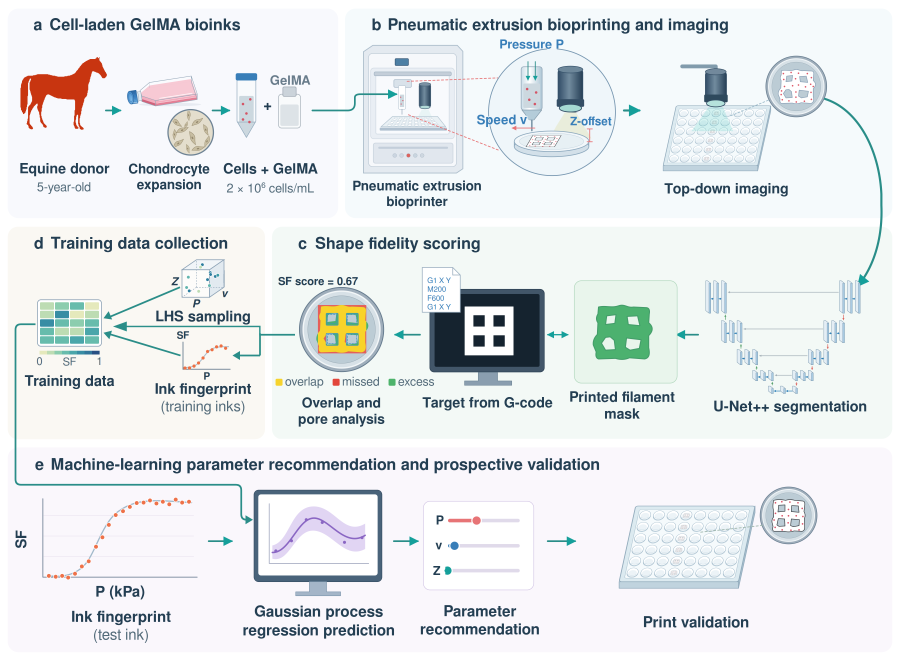
#> input picture Fig_overview_v2.png, 3600 x 2650 px (shown at 1/4 size)
$ python -i draw_target_geometry.py   (imports and definitions only)   (older library calls are emulated)
#> lines starting #> are read from the running program, lines starting #| are printed output that depends on the picture; after the words box and inside, x2 and y2 are one past the last pixel; in counts of white or black regions, pixels touching at a corner belong together
"""
draw_target_geometry.py
-----------------------
Overlay the target G-code geometry on printed scaffold images and compute IoU.

Why the target used to land in a weird place
--------------------------------------------
The printer deposits the scaffold at the TRUE centre of each well (it follows
the printer protocol / plate definition). Imaging is a separate, retrospective
step: the print head moves to a *roughly* estimated position just to frame the
whole well, so the well appears at a slightly different pixel position in every
image. The well centre in the image is therefore the correct anchor for the
target geometry, but it must be found reliably.

The previous detector failed because:
  1. cv2.HoughCircles was run once with fixed parameters and the candidate with
     the LARGEST radius was kept. On a shiny well bottom, specular highlights
     and the plate shadow can produce a large spurious circle.
  2. The sanity gate was `|cx - w/2| < 0.35*w`, i.e. +/-448 px on a 1280 px
     image. A centre ~445 px away from the image centre still passed, which is
     exactly the failure seen in the bad overlays.
  3. On failure it silently returned the image centre, and `well_src` was
     printed as 'JSON' even when the JSON contained no well shape.

What this version does instead
-------------------------------
  * Canny edges + a gradient-direction voting accumulator (own implementation,
    so the behaviour is inspectable) generates centre candidates.
  * Every candidate is scored by ANGULAR COVERAGE: the fraction of 360 angular
    bins that contain an edge pixel at radius ~r whose gradient points radially.
    A real well rim covers many bins; a specular blob covers a few. This works
    on partially visible rims (the arc only needs to cover part of the circle).
  * The best candidate is refined by an algebraic least-squares circle fit on
    its inlier edge points (sub-pixel centre).
  * TWO-PASS, plate-wide consensus:
        Pass A - detect on every image with a loose radius range, take the
                 median radius of the confident detections. The well rim shows
                 several concentric rings; locking the radius makes every image
                 latch onto the SAME ring. (Concentric rings share a centre, so
                 this does not bias the centre, it only stabilises the score.)
        Pass B - re-detect with the radius locked, then reject any detection
                 that is low-confidence or too far from the plate-wide median
                 centre, and substitute the median centre for those.
  * Every centre is written to `well_centres.csv`. Re-running with
    `--centres_csv <file>` uses those values verbatim, so a well that still
    looks wrong can be corrected by hand once and stays corrected.
  * `--debug_dir` writes a picture of the detected circle + chosen centre per
    image so failures are visible instead of silent.

Anchor correction
-----------------
GLOBAL_OFFSET_MM + ROW_STEP/COL_STEP are added to the detected well centre.
All three are ZERO. The old ROW_STEP (-0.15, 0.0) / COL_STEP (0.0, 0.10) were
hand-tuned against the broken detector; with the detector fixed they inject
error. Measured on well 1_3 (col=1, row=3), ROW_STEP contributed exactly
-0.45 mm in x, which was the entire x-misalignment there. Zeroing it raised
that well's IoU from 0.454 to 0.540. Use --no_drift to ignore them entirely.

No annotation is required
-------------------------
Nothing here needs a labelme JSON. Well detection is fully automatic from the
image. If a `{stem}.json` sits next to the image AND contains a shape labelled
'well' it is used as ground truth; otherwise it is ignored. JSONs holding only
'strands' and 'pores' never trigger that path.

The script DOES need the predicted strand mask as `{stem}-mask.png`
(0 = background, non-zero = strand), since IoU needs something to compare the
target against. In deployment that comes from the segmentation model, not from
an annotation. Point --mask_dir at wherever the model writes it.

With a single image there is no plate to build consensus from, so the rim
radius is not locked and a failed detection falls back to the image centre
rather than the plate centre. Batch a whole plate when you can.

Usage
-----
    python draw_target_geometry.py <img_dir>
        [--mask_dir <dir>]         folder with *-mask.png (default: img_dir)
        [--output_dir <dir>]       where to save overlays  (default: img_dir)
        [--strand_width_mm <f>]    strand width in mm       (default: 0.41)
        [--strand_gap_mm <f>]      centre-to-centre spacing (default: 2.5)
        [--alpha <f>]              overlay opacity 0-1      (default: 0.5)
        [--iou_threshold <f>]      flag results above this IoU with a star
        [--no_drift]               ignore the anchor corrections entirely
        [--centres_csv <file>]     use these well centres verbatim (overrides
                                   detection); written automatically otherwise
        [--debug_dir <dir>]        save detection debug images
        [--min_score <f>]          min angular coverage to trust a detection
        [--radius_tol <f>]         allowed rim-radius deviation from plate median
        [--centre_tol_mm <f>]      floor of the adaptive outlier gate
        [--search_frac <f>]        centre search half-window as frac of image
        [--no_consensus]           per-image detection only, no plate median

Output
------
    <output_dir>/
        {stem}-target-overlay.png   coloured red/green/yellow overlay
        {stem}-target-mask.png      exact binary target geometry mask (0/255)
        well_centres.csv            stem,cx,cy,r,score,source
    <debug_dir>/
        {stem}-welldet.png          detected circle + centre drawn on image
"""

import argparse
import csv
import re
import sys
from pathlib import Path

import numpy as np
from PIL import Image, ImageDraw
import json

try:
    import cv2
except ImportError:  # pragma: no cover
    cv2 = None


# -- geometry constants -------------------------------------------------------
PX_PER_MM               = 67.0
DEFAULT_STRAND_WIDTH_MM = 0.41    # 22G nozzle inner diameter
DEFAULT_STRAND_GAP_MM   = 2.5     # centre-to-centre between adjacent strands
N_STRANDS               = 3       # 3 H-strands + 3 V-strands


# -- anchor corrections (mm) --------------------------------------------------
# All three are ZERO. GLOBAL_OFFSET_MM shifts every well equally; ROW_STEP and
# COL_STEP model drift along print order (stem `col_row`, col 1-8, row 0-5).
#
# The old ROW_STEP (-0.15, 0.0) / COL_STEP (0.0, 0.10) were hand-tuned against
# the broken detector. With the detector fixed they inject error: on well 1_3
# (col=1, row=3) ROW_STEP contributed exactly -0.45 mm in x, which was the
# entire x-misalignment there. Zeroing it raised that well's IoU 0.454 -> 0.540.
# If you ever set these again, verify against measured data, not by eye.
## R-GEN 200, GelMA

# GLOBAL_OFFSET_MM = (0.40, -0.40)   # (dx_mm, dy_mm) applied to every well
# ROW_STEP         = (-0.15, 0.0)   # (dx_mm, dy_mm) per row increment
# COL_STEP         = (0.0, 0.10)   # (dx_mm, dy_mm) per column increment


GLOBAL_OFFSET_MM = (0.60, 0.10)   # (dx_mm, dy_mm) applied to every well
ROW_STEP         = (-0.20, 0.0)   # (dx_mm, dy_mm) per row increment
COL_STEP         = (0.0, 0.10)   # (dx_mm, dy_mm) per column increment

## R-GEN 100, Pluronic
# GLOBAL_OFFSET_MM = (0.0, 0.0)   # (dx_mm, dy_mm) applied to every well
# ROW_STEP = (-0.15, 0.0)   # (dx_mm, dy_mm) per row increment
# COL_STEP = (0.0, 0.10)    # (dx_mm, dy_mm) per column increment

# -- detection defaults -------------------------------------------------------
DEFAULT_MIN_SCORE      = 0.30   # fraction of the 360 angular bins supported
DEFAULT_RADIUS_TOL     = 0.10   # allowed |r - r_median| / r_median
DEFAULT_CENTRE_TOL_MM  = 2.00   # FLOOR of the adaptive distance gate (see below)
DEFAULT_CENTRE_TOL_K   = 3.0    # gate = max(floor, K * median distance to median)
DEFAULT_SEARCH_FRAC    = 0.22   # centre must lie within +/-frac * (w, h)
RADIUS_FRAC_MIN        = 0.28   # of min(h, w)
RADIUS_FRAC_MAX        = 0.85   # of min(h, w)
WORK_MAX_DIM           = 640    # detection is done on a downscaled copy
ANGULAR_BINS           = 360
RADIAL_BAND_PX         = 3.0    # inlier band around the candidate radius (work scale)
GRAD_RADIAL_MIN        = 0.80   # |cos(angle between gradient and radius)|


# =============================================================================
# filename parsing / drift
# =============================================================================
# [51 lines left out: functions parse_col_row, get_drift_offset, read_well_centre_from_json, not called in this run]


# =============================================================================
# circle fitting / scoring primitives
# =============================================================================
def fit_circle_ls(xs, ys):
    """
    Algebraic (Kasa) least-squares circle fit.
    Returns (cx, cy, r) or None if degenerate.
    """
    xs = np.asarray(xs, dtype=float)
    ys = np.asarray(ys, dtype=float)
    if xs.size < 3:
        return None
    A = np.column_stack([xs, ys, np.ones_like(xs)])
    b = xs ** 2 + ys ** 2
    try:
        sol, *_ = np.linalg.lstsq(A, b, rcond=None)
    except np.linalg.LinAlgError:
        return None
    cx = sol[0] / 2.0
    cy = sol[1] / 2.0
    val = sol[2] + cx ** 2 + cy ** 2
    if not np.isfinite(val) or val <= 0:
        return None
    return float(cx), float(cy), float(np.sqrt(val))


def angular_coverage(ex, ey, gux, guy, cx, cy, r,
                     band=RADIAL_BAND_PX,
                     n_bins=ANGULAR_BINS,
                     grad_min=GRAD_RADIAL_MIN):
    """
    Score a candidate circle by the fraction of angular bins that contain an
    edge pixel lying within `band` of radius r AND whose gradient is radial.

    ex, ey     : edge pixel coordinates (arrays)
    gux, guy   : unit gradient vector at each edge pixel
    Returns (score, inlier_boolean_mask).

    Rationale: a real rim is an arc, so it lights up a contiguous run of bins
    even when partly out of frame. A specular highlight or a shadow blob lights
    up only a few bins, so it scores low no matter how large its radius is.
    """
    dx = ex - cx
    dy = ey - cy
    rho = np.hypot(dx, dy)
    near = np.abs(rho - r) <= band
    if not np.any(near):
        return 0.0, near

    # gradient must point along the radius (either inward or outward)
    inv = np.zeros_like(rho)
    np.divide(1.0, rho, out=inv, where=rho > 1e-6)
    radial = np.abs(dx * inv * gux + dy * inv * guy)
    inl = near & (radial >= grad_min)
    if not np.any(inl):
        return 0.0, inl

    theta = np.arctan2(dy[inl], dx[inl])
    bins = ((theta + np.pi) / (2 * np.pi) * n_bins).astype(np.int32) % n_bins
    return float(np.unique(bins).size) / n_bins, inl


def _vote_centres(ex, ey, gux, guy, radii, shape, max_pts=15000, rng=None):
    """
    Gradient-direction Hough accumulator for circle centres.
    Each edge pixel votes for `p - r*n` and `p + r*n` for every candidate r.
    Returns a float32 accumulator of the given shape.
    """
    h, w = shape
    n = ex.size
    if n > max_pts:
        rng = rng or np.random.default_rng(0)
        idx = rng.choice(n, size=max_pts, replace=False)
        ex, ey, gux, guy = ex[idx], ey[idx], gux[idx], guy[idx]

    acc = np.zeros((h, w), dtype=np.float32)
    for r in radii:
        for sgn in (-1.0, 1.0):
            cxs = np.rint(ex + sgn * r * gux).astype(np.int32)
            cys = np.rint(ey + sgn * r * guy).astype(np.int32)
            ok = (cxs >= 0) & (cxs < w) & (cys >= 0) & (cys < h)
            if np.any(ok):
                np.add.at(acc, (cys[ok], cxs[ok]), 1.0)
    return acc


def _peak_candidates(acc, k=12, min_sep=8):
    """Top-k local maxima of the accumulator, separated by `min_sep` px."""
    sm = cv2.GaussianBlur(acc, (0, 0), 3.0)
    h, w = sm.shape
    flat = np.argsort(sm.ravel())[::-1]
    picks = []
    for f in flat:
        if len(picks) >= k:
            break
        y, x = divmod(int(f), w)
        if all((x - px) ** 2 + (y - py) ** 2 >= min_sep ** 2 for px, py in picks):
            picks.append((x, y))
    return picks


# =============================================================================
# well detection
# =============================================================================
def detect_well_circle(img_rgb,
                       r_lock=None,
                       search_frac=DEFAULT_SEARCH_FRAC,
                       r_frac_min=RADIUS_FRAC_MIN,
                       r_frac_max=RADIUS_FRAC_MAX):
    """
    Detect the well rim.

    r_lock : if given (full-resolution px), restrict the search to
             [0.90*r_lock, 1.10*r_lock]. Used in pass B so that every image
             latches onto the same concentric ring.

    Returns dict(cx, cy, r, score, method) in FULL-RESOLUTION pixels.
    score is the angular coverage in [0, 1]; 0.0 means detection failed.
    """
#> called with search_frac = 0.22, r_frac_min = 0.28, r_frac_max = 0.85
    h, w = img_rgb.shape[:2]
#> h = 2650; w = 3600
    fail = dict(cx=w / 2.0, cy=h / 2.0, r=float('nan'), score=0.0, method='failed')
    if cv2 is None:
        return fail

    scale = min(1.0, WORK_MAX_DIM / float(max(h, w)))
#> scale = 0.178
    sw, sh = int(round(w * scale)), int(round(h * scale))
#> sw = 640; sh = 471
    small = cv2.resize(img_rgb, (sw, sh), interpolation=cv2.INTER_AREA)
    gray = cv2.cvtColor(small, cv2.COLOR_RGB2GRAY)
    gray = cv2.GaussianBlur(gray, (0, 0), 1.6)
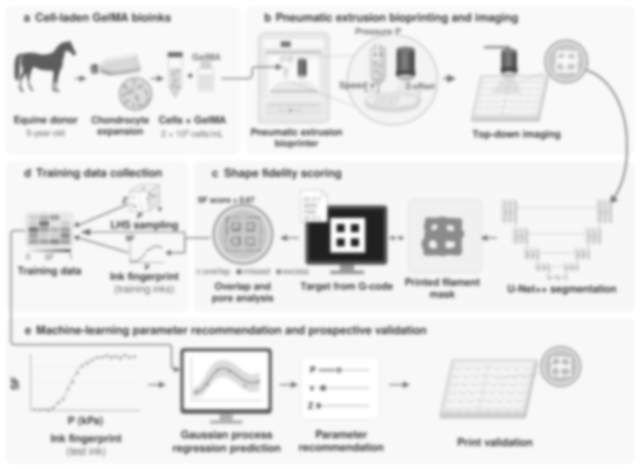
#> gray: shape (471, 640); min 32, max 255, mean 233.8

    # Canny thresholds from the image statistics so exposure changes are handled
    med = float(np.median(gray))
#> med = 247
    lo = int(max(10, 0.66 * med))
#> lo = 163
    hi = int(min(255, 1.33 * med))
#> hi = 255
    edges = cv2.Canny(gray, lo, hi, L2gradient=True)
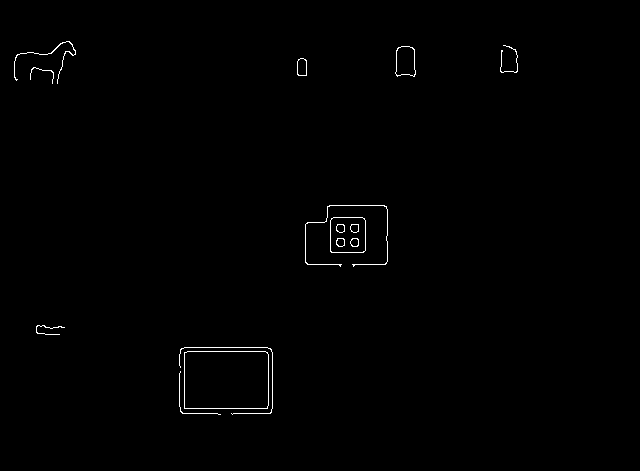
#> edges: shape (471, 640); 0.53% white in thin lines or dots, all inside (x1, y1, x2, y2) = (14, 41, 518, 415)

    gx = cv2.Sobel(gray, cv2.CV_32F, 1, 0, ksize=3)
    gy = cv2.Sobel(gray, cv2.CV_32F, 0, 1, ksize=3)
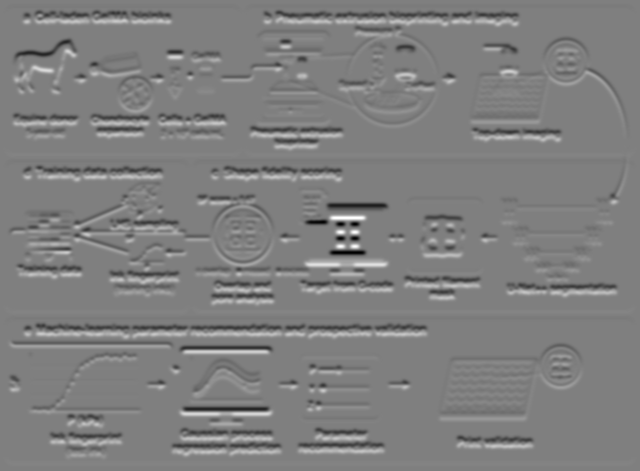
#> gy: shape (471, 640) float32; min -404, max 404, mean 0; drawn with min black and max white
    mag = np.hypot(gx, gy)
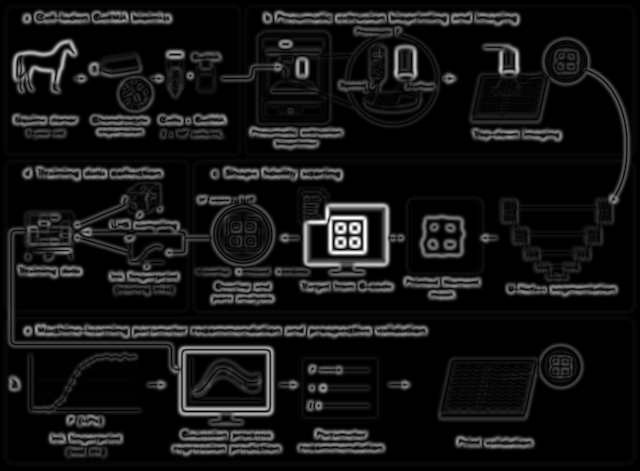
#> mag: shape (471, 640) float32; min 0, max 404, mean 32.3; drawn with min black and max white

    ey, ex = np.nonzero(edges)
#> ey = 1600 values from 41 to 414; ex = 1600 values, max 517 at index 167, min 14 at index 210, mean 262.3
    if ex.size < 200:
        return fail
    m = mag[ey, ex]
#> m = 1600 values, max 404 at index 518, min 164.1 at index 990, mean 282.6
    keep = m > 1e-6
    ex, ey, m = ex[keep].astype(np.float32), ey[keep].astype(np.float32), m[keep]
    gux = gx[ey.astype(int), ex.astype(int)] / m
#> gux = 1600 values, max 1 at index 171, min -1 at index 164, mean -0.00382
    guy = gy[ey.astype(int), ex.astype(int)] / m
#> guy = 1600 values, max 1 at index 519, min -1 at index 99, mean -0.0282

    min_dim_s = min(sh, sw)
#> min_dim_s = 471
    if r_lock is not None and np.isfinite(r_lock):
        rl = r_lock * scale
        r_min_s, r_max_s = 0.90 * rl, 1.10 * rl
    else:
        r_min_s = r_frac_min * min_dim_s
#> r_min_s = 131.9
        r_max_s = r_frac_max * min_dim_s
#> r_max_s = 400.3
    r_min_s = max(8.0, r_min_s)
    r_max_s = max(r_min_s + 4.0, r_max_s)

    step = max(2.0, (r_max_s - r_min_s) / 24.0)
#> step = 11.19
    radii = np.arange(r_min_s, r_max_s + 1e-6, step)
#> radii = 25 values from 131.9 to 400.4

    acc = _vote_centres(ex, ey, gux, guy, radii, (sh, sw))
#> after the loop in _vote_centres, `for r in radii:`:
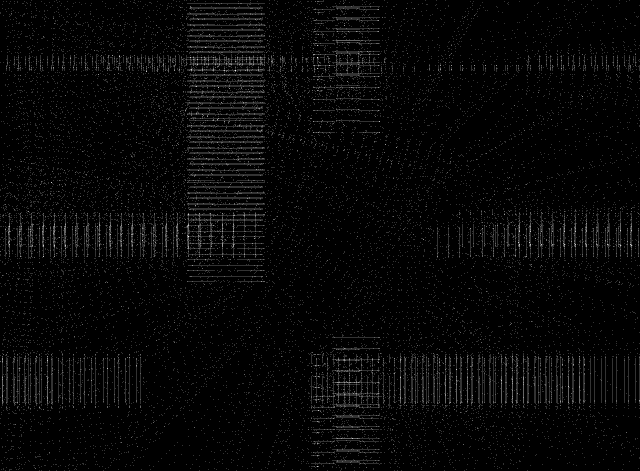
#> acc: shape (471, 640) float32; min 0, max 5, mean 0.136; drawn with min black and max white

    # hard gate: the well must be roughly framed, so its centre cannot be far
    # from the image centre. This is what the old 0.35*w gate was too loose for.
    cx0, cy0 = sw / 2.0, sh / 2.0
#> cx0 = 320; cy0 = 235.5
    win_x, win_y = search_frac * sw, search_frac * sh
#> win_x = 140.8
    yy, xx = np.mgrid[0:sh, 0:sw]
    acc[(np.abs(xx - cx0) > win_x) | (np.abs(yy - cy0) > win_y)] = 0.0
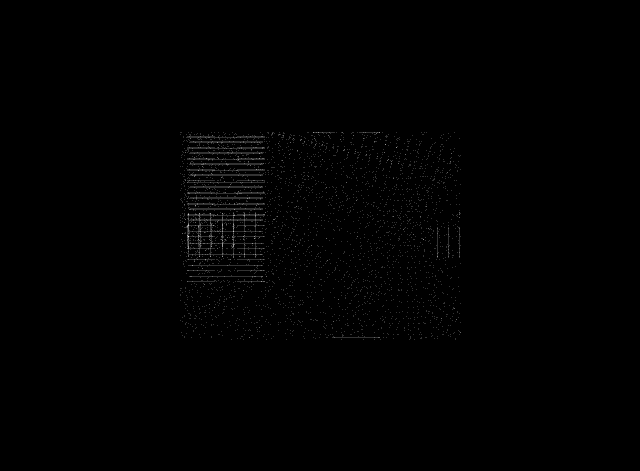
#> acc: shape (471, 640) float32; 9.77% of pixels changed, all inside (x1, y1, x2, y2) = (0, 0, 640, 471); drawn with min black and max white

    best = None
    for (px, py) in _peak_candidates(acc, k=12, min_sep=max(6, int(0.02 * min_dim_s))):
        # refine radius for this candidate by scanning the allowed range
#> in _peak_candidates, `sm = cv2.GaussianBlur(acc, (0, 0), 3.0)`:
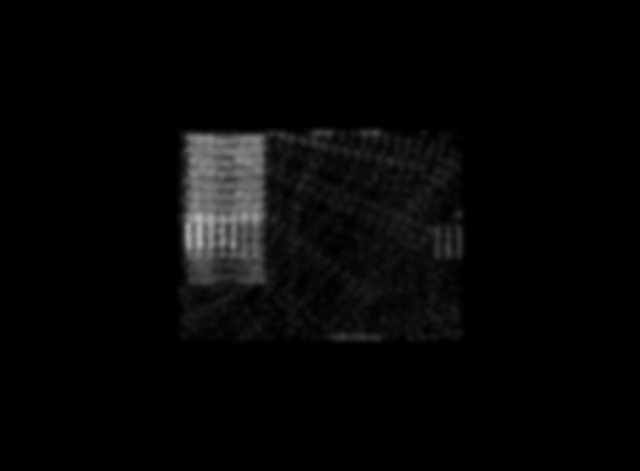
#> sm: shape (471, 640) float32; min 0, max 0.709, mean 0.0248
#> in _peak_candidates, `h, w = sm.shape`: h = 471; w = 640
        rho = np.hypot(ex - px, ey - py)
        sel = (rho >= r_min_s - 4) & (rho <= r_max_s + 4)
        if sel.sum() < 60:
            continue
        hist, edges_r = np.histogram(rho[sel],
                                     bins=max(8, int((r_max_s - r_min_s) / 2)),
                                     range=(r_min_s, r_max_s))
        for bi in np.argsort(hist)[::-1][:4]:
            r_try = 0.5 * (edges_r[bi] + edges_r[bi + 1])
            score, inl = angular_coverage(ex, ey, gux, guy, px, py, r_try)
            if score <= 0:
                continue
            # sub-pixel refinement on the inliers, then re-score
            fit = fit_circle_ls(ex[inl], ey[inl])
            if fit is not None:
                fcx, fcy, fr = fit
                if (abs(fcx - cx0) <= win_x and abs(fcy - cy0) <= win_y
                        and r_min_s * 0.85 <= fr <= r_max_s * 1.15):
                    s2, _ = angular_coverage(ex, ey, gux, guy, fcx, fcy, fr)
                    if s2 >= score:
                        px_f, py_f, r_f, score = fcx, fcy, fr, s2
                    else:
                        px_f, py_f, r_f = float(px), float(py), r_try
                else:
                    px_f, py_f, r_f = float(px), float(py), r_try
            else:
                px_f, py_f, r_f = float(px), float(py), r_try

            if best is None or score > best['score']:
                best = dict(cx=px_f, cy=py_f, r=r_f, score=score)
#> this loop made 12 passes
#> (sol in fit_circle_ls, cx in fit_circle_ls, cy in fit_circle_ls, val in fit_circle_ls) on passes 1 to 11: ([396.8, 437.2, -51244.5], 198.4, 218.6, 35919.2), ([391.4, 469.7, -67041.6], 195.7, 234.9, 26404), ([398.9, 470, -67535], 199.5, 235, 27477.1), ([512.3, 469.2, -115095.1], 256.1, 234.6, 5542.1), ([383.7, 470.1, -62007.4], 191.9, 235, 30043.8), ([746, 458, -191224.4], 373, 229, 359.9), ([495.1, 440.8, -90346.2], 247.6, 220.4, 19525.8), ([376.7, 492.1, -69239.3], 188.3, 246.1, 26777.1), ([489, 261.9, 0.642], 244.5, 131, 76930.1), ([444, 288.1, 0.706], 222, 144.1, 70038.1), ([417, 458.6, -64063.4], 208.5, 229.3, 31981)
#> after the loop, best = {'cx': 233, 'cy': 218, 'r': 134.9, 'score': 0.144}

    if best is None:
        return fail

    inv = 1.0 / scale
#> inv = 5.62
    return dict(cx=best['cx'] * inv, cy=best['cy'] * inv, r=best['r'] * inv,
                score=best['score'],
                method='rim-lock' if r_lock is not None else 'rim')


# [4 lines left out: function detect_well_centre_auto, not called in this run]


# =============================================================================
# consensus
# =============================================================================
def robust_median(vals):
    a = np.asarray([v for v in vals if v is not None and np.isfinite(v)], dtype=float)
    return float(np.median(a)) if a.size else float('nan')


# =============================================================================
# target geometry mask
# =============================================================================
# [334 lines left out: functions make_target_mask, load_rgb, load_binary_mask, compute_iou, render_overlay, save_debug and 3 more, not called in this run]


# =============================================================================
# CLI
# =============================================================================
# [53 lines not run here, left out]


>>> import cv2
>>> picture = cv2.cvtColor(cv2.imread('Fig_overview_v2.png'), cv2.COLOR_BGR2RGB)
>>> result = detect_well_circle(picture)
#> result = {'cx': 1310.6, 'cy': 1226.2, 'r': 758.7, 'score': 0.144, 'method': 'rim'}
